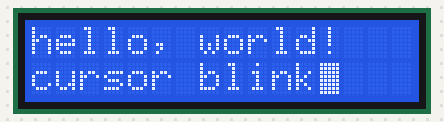
A sketch run on a simulated Arduino Uno, built with avr-gcc and run on an emulated ATmega328P. On the bench: 16×2 character LCD.

Above: at 0.1 s.
At 2.1 s:
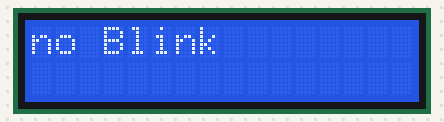
At 4.1 s:
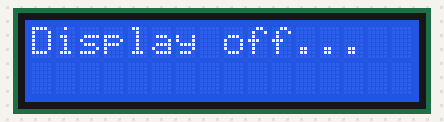
At 5.1 s:
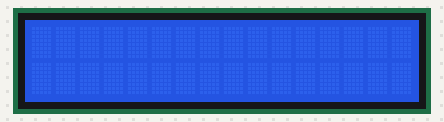
At 7.45 s:
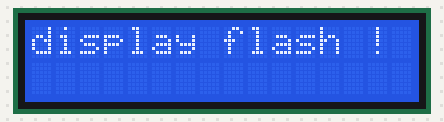
At 9.1 s:
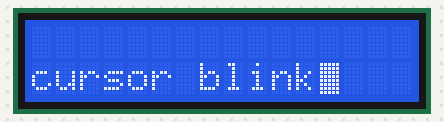

Measured:
- by itself, everything shown: repeats every 9.0 s, in 12 steps
- what the display in image 1 shows lasts 2.0 s, from 2.1 s to 4.1 s
- what the display in image 2 shows lasts 1.0 s, from 4.1 s to 5.1 s

The sketch:

Turning_the_Cursor_and_Display_On_or_Off.ino
```cpp
/*
   Turning the Cursor and Display On or Off
   For more details, visit: https://techzeero.com/arduino-tutorials/how-to-use-an-lcd-display-with-arduino/
*/

#include<LiquidCrystal.h>

LiquidCrystal lcd(12,11,5,4,3,2);

void setup()
{
  //set up the number of columns and rows of LCD:
  lcd.begin(16,2);
  lcd.print("hello, world!");  //print a message to the LCD
}
void loop()
{
  lcd.setCursor(0,1);
  lcd.print("cursor blink");
  lcd.blink();
  delay(2000);

  lcd.clear();

  lcd.noBlink();
  lcd.print("no Blink");
  delay(2000);

  lcd.clear();

  lcd.print("Display off...");
  delay(1000);
  lcd.noDisplay();
  delay(2000);

  lcd.display();  //turn the display back on

  lcd.setCursor(0,0);
  lcd.print("display flash !");
  displayBlink(2,250);
  displayBlink(2,250);

  lcd.clear();
}

void displayBlink(int blinks, int duration)
{
  while(blinks--)
  {
    lcd.noDisplay();
    delay(duration);
    lcd.display();
    delay(duration);
  }
}
```
